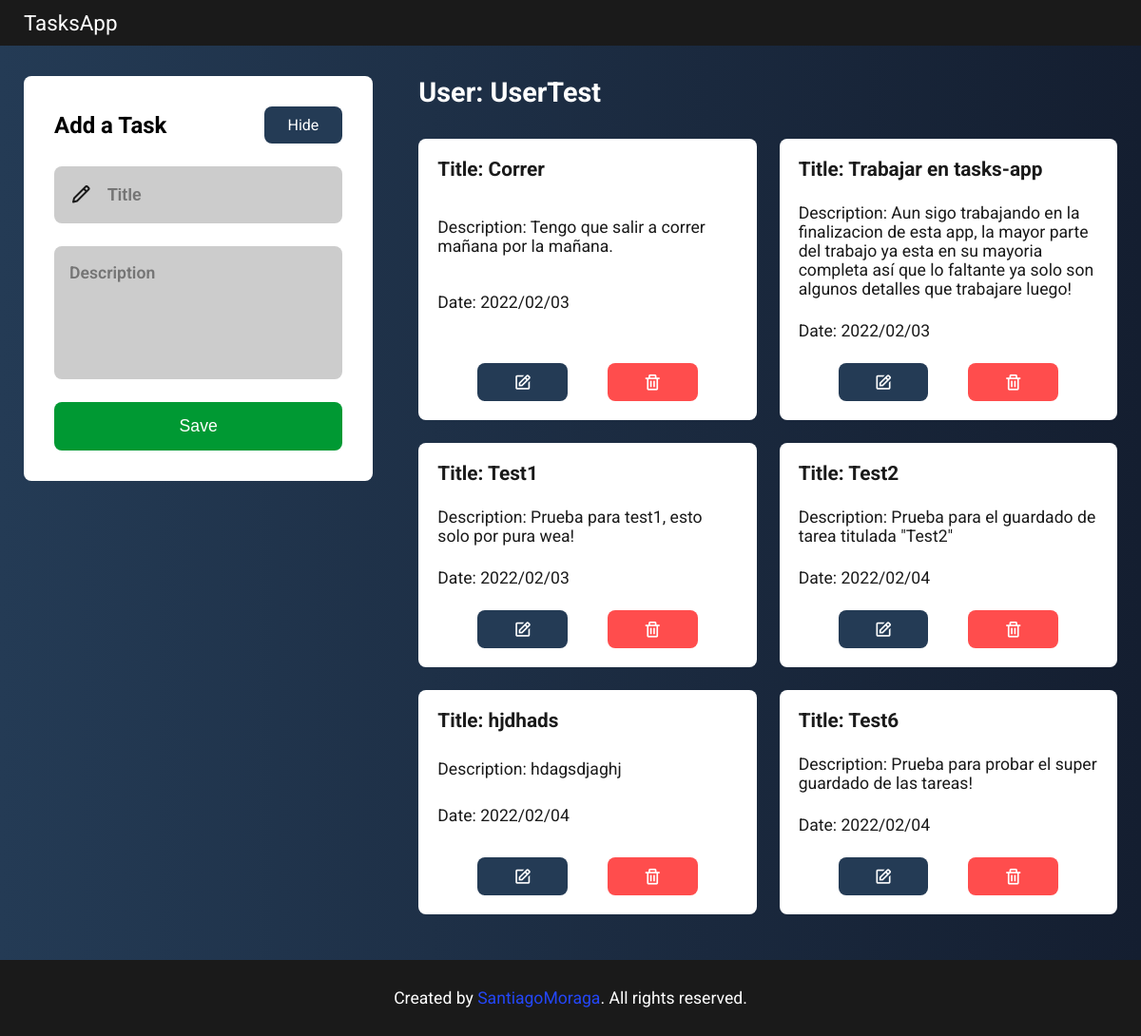
The page /tasks (signed in) on the database its author committed.
### flaskr/models.py (models this page shows, shortened)
class Users(db.Model):
    __tablename__ = "users"
    id = db.Column(db.Integer, primary_key=True)
    username = db.Column(db.String(30), unique=True, nullable=False)
    password_hash = db.Column(db.String(120), nullable=False)
    tasks = db.relationship("Tasks", backref="author", lazy="dynamic")

class Tasks(db.Model):
    __tablename__ = "tasks"
    id = db.Column(db.Integer, primary_key=True)
    title = db.Column(db.String(60), nullable=False)
    description = db.Column(db.String(160), nullable=False)
    timestamp = db.Column(db.DateTime, index=True, default=datetime.utcnow)
    user_id = db.Column(db.Integer, db.ForeignKey("users.id"))

### flaskr/routes.py (the view)
@app.route("/tasks", methods=["GET"])
@login_required
def tasks():
    if request.method == "GET":
        user_id = session["user_id"]
        user = Users.query.get(user_id)
        username = user.username
        tasks = user.tasks.all()
        return render_template("routes/tasks.html", username=username, tasks=tasks)

### helpers.py (called while the page is built)
def login_required(f):
    @wraps(f)
    def decorated_function(*args, **kwargs):
        if session.get("user_id") is None:
            return redirect(url_for("signup"))
        return f(*args, **kwargs)
    return decorated_function

### flaskr/templates/routes/tasks.html (shortened to what this page needs)
{% extends "base.html" %}
{% block content %}
    <section class="tasks">
        <div class="tasks__container container">
            <div class="tasks__forms">
                <div class="tasks__forms-container">
                    <form method="POST" accept-charset="utf-8" class="tasks__form" id="tasksForm">
                        <div class="tasks__form-title">
                            <h1>Add a Task</h1>
                            <a id="hideBtn">Hide</a>
                        </div>
                        <div class="tasks__form-inputs hide-form">
                            <i class='bx bx-pencil tasks__form-icon'></i>
                            <input
                                type="text"
                                class="tasks__form-input"
                                placeholder="Title"
                                autocomplete="off"
                                name="title"
                            />
                        </div>
                        <div class="tasks__form-textarea hide-form">
                            <textarea name="description" placeholder="Description" cols="10" rows="5"></textarea>
                        </div>
                        <div class="tasks__form-btns hide-form">
                            <button class="tasks__form-btn" type="submit">
                                Save
                            </button>
                        </div>
                    </form>
                </div>
            </div>
            <div class="tasks__lists">
                <div class="tasks__lists-user">
                    <h1>User: {{ username }}</h1>
                </div>
                <div class="tasks__lists-list" id="addTasks">
                    {% for t in tasks %}
                        <div class="tasks__task">
                            <p class="tasks__task-title">
                                Title: {{ t.title }}
                            </p>
                            <p class="tasks__task-description">
                                Description: {{ t.description }}
                            </p>
                            <p class="tasks__task-date">
                                Date: {{ t.timestamp.strftime('%Y/%m/%d') }}
                            </p>
                            <div class="tasks__task-btns">
                                <a href="/tasks/edit/{{ t.id }}" class="tasks__task-btn">
                                    <i class='bx bx-edit tasks__task-icon'></i>
                                </a>
                                <a href="/tasks/delete/{{ t.id }}" class="tasks__task-btn delete-btn">
                                    <i class='bx bx-trash tasks__task-icon'></i>
                                </a>
                            </div>
                        </div>
                    {% endfor %}
                </div>
            </div>
        </div>
    </section>
{% endblock content %}

### flaskr/templates/base.html (shortened to what this page needs)
<!DOCTYPE html>
<html lang="en">
<head>
    <link href='https://unpkg.com/boxicons@2.1.1/css/boxicons.min.css' rel='stylesheet'>
    <link rel="stylesheet" href="{{ url_for('static', filename='css/style.css') }}" type="text/css">
</head>
<body>
    <header class="header">
        <nav class="nav container">
            <a href="{{ url_for('index') }}" class="nav__logo">TasksApp</a>
        </nav>
    </header>
    <main class="main">
        {% block content %} {% endblock %}
    </main>
    <footer class="footer">
        <div class="footer__container container">
            <div class="footer__autor">
                <p>Created by <span>SantiagoMoraga</span>. All rights reserved.</p>
            </div>
        </div>
    </footer>
</body>
</html>

### flaskr/static/css/style.css (style rules this page uses)
* { margin: 0; padding: 0; box-sizing: border-box; }
body { margin: 3rem 0 0 0; font-family: "Roboto", sans-serif; background: #141E30; background: -webkit-linear-gradient(to right, #243B55, #141E30); background: linear-gradient(to right, #243B55, #141E30); }
a { text-decoration: none; }
.container { margin-left: auto; margin-right: auto; max-width: 1150px; }
.header { background: #1a1a1a; width: 100%; position: fixed; top: 0; left: 0; }
.nav { display: flex; justify-content: space-between; align-items: center; height: 3rem; }
.nav__logo { color: #fff; font-size: 1.4rem; }
.main { margin-top: 5rem; }
.footer { margin-top: 3rem; height: 5rem; background: #1a1a1a; color: #fff; }
.footer__autor { text-align: center; }
.footer__autor p { padding: 30px 0; font-size: 1.1rem; }
.footer__autor span { cursor: pointer; color: #2447f8; animation: footer 4s infinite; }
.tasks__container { display: grid; grid-template-columns: 1fr 2fr; width: 100%; gap: 3rem; }
.tasks__form { background: #fff; display: grid; gap: 1.5rem; border-radius: 0.5rem; padding: 2rem 2rem; text-align: center; width: 100%; }
.tasks__form-title { display: flex; justify-content: space-between; align-items: center; }
.tasks__form-title h1 { font-size: 1.5rem; }
.tasks__form-title a { padding: 10px 25px; background: #243b55; border-radius: 0.5rem; border: none; outline: none; cursor: pointer; color: #fff; font-size: 1rem; }
.tasks__form-inputs { display: grid; grid-template-columns: max-content 1fr; column-gap: 1rem; background: #ccc; padding: 1.125rem 1rem; border-radius: 0.5rem; }
.tasks__form-icon { color: #1a1a1a; font-size: 1.5rem; }
.tasks__form-input { border: none; outline: none; background: #ccc; font-size: 1.1rem; font-weight: 600; width: 100%; }
.tasks__form-textarea { background: #ccc; padding: 1.125rem 1rem; border-radius: 0.5rem; width: 100%; }
.tasks__form-textarea textarea { width: 100%; resize: none; font-family: "Roboto", sans-serif; font-weight: 600; font-size: 1.1rem; background: #ccc; border: none; outline: none; }
.tasks__form-btn { width: 100%; padding: 15px 0; background: #009933; border-radius: 0.5rem; border: none; outline: none; color: #fff; font-size: 1.1rem; cursor: pointer; }
.tasks__lists-user h1 { font-size: 1.8rem; color: #fff; margin-bottom: 2rem; }
.tasks__lists-list { display: grid; grid-template-columns: repeat(2, 1fr); gap: 1.5rem; }
.tasks__task { background: #fff; color: #1a1a1a; padding: 20px; display: grid; gap: 1.5rem; border-radius: 0.5rem; width: 100%; }
.tasks__task-title { font-weight: 700; font-size: 1.3rem; }
.tasks__task-description, .tasks__task-date { font-size: 1.1rem; }
.tasks__task-btns { display: flex; justify-content: space-evenly; align-items: end; }
.tasks__task-btn:nth-child(1) { padding: 10px 0; border-radius: 0.5rem; border: none; outline: none; background: #243b55; width: 30%; cursor: pointer; display: flex; justify-content: center; }
.tasks__task-btn:nth-child(2) { padding: 10px 0; border-radius: 0.5rem; border: none; outline: none; background: #ff4d4d; width: 30%; cursor: pointer; display: flex; justify-content: center; }
.tasks__task-icon { color: #fff; font-size: 1.25rem; }

### rows shown on the page
Users: username "UserTest"
Tasks: title "Correr", description "Tengo que salir a correr mañana por la mañana.", timestamp "2022/02/03"
Tasks: title "Trabajar en tasks-app", description "Aun sigo trabajando en la finalizacion de esta app, la mayor parte del trabajo ya esta en su mayoria completa así que lo faltante ya solo son algunos detalles que trabajare luego!", timestamp "2022/02/03"
Tasks: title "Test1", description "Prueba para test1, esto solo por pura wea!", timestamp "2022/02/03"
Tasks: title "Test2", description "Prueba para el guardado de tarea titulada \"Test2\"", timestamp "2022/02/04"
Tasks: title "hjdhads", description "hdagsdjaghj", timestamp "2022/02/04"
Tasks: title "Test6", description "Prueba para probar el super guardado de las tareas!", timestamp "2022/02/04"
